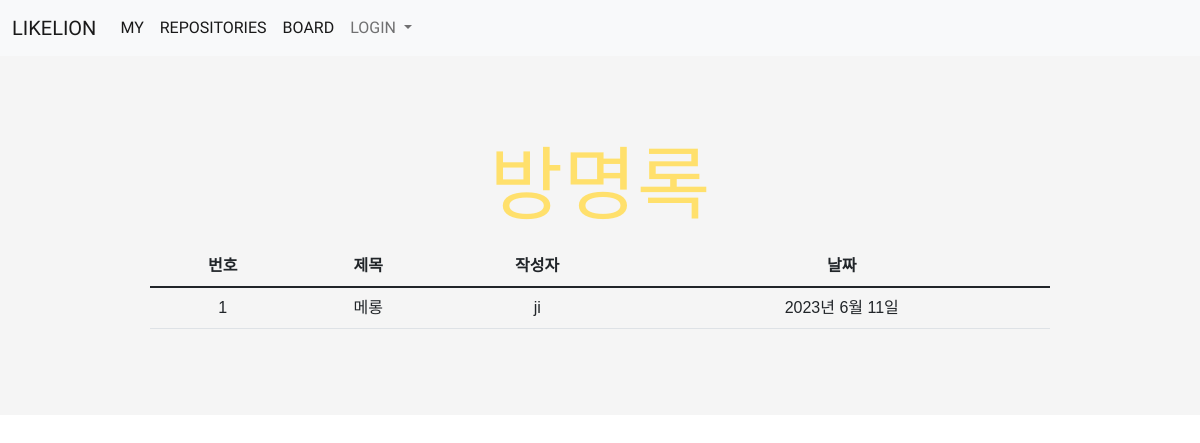
The page /board/ on the database as committed earlier.
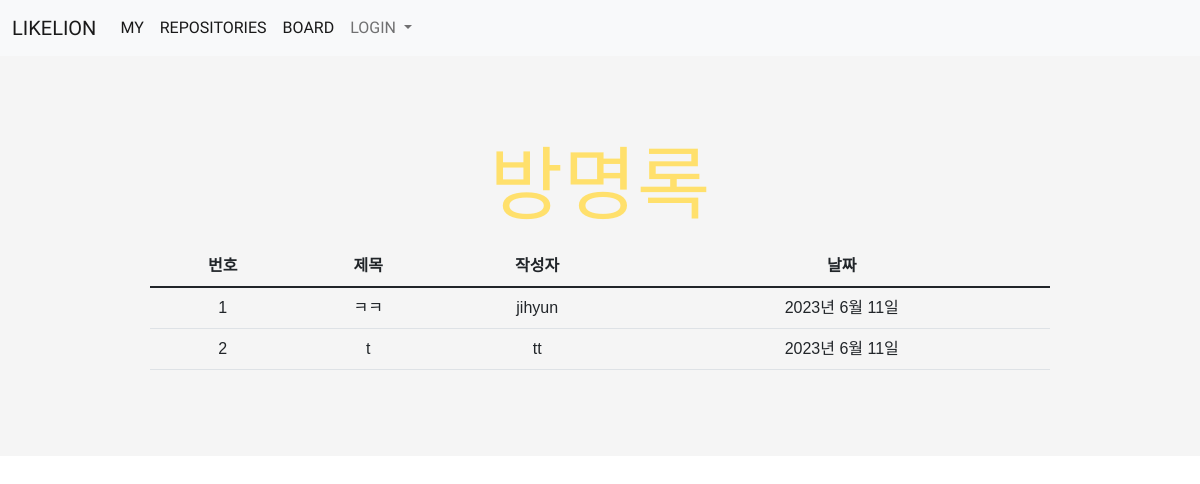
The same page on the database as committed later.
### main/models.py (models this page shows, shortened)
class Post(models.Model):
    title = models.CharField(max_length=100)
    writer = models.ForeignKey(User, null=False, blank=False, on_delete=models.CASCADE)
    pub_date = models.DateField()
    body = models.TextField()
    feedback = models.TextField()
    good_point = models.TextField()
    image = models.ImageField(upload_to="post/", blank=True, null=True)
    like = models.ManyToManyField(User, related_name='likes', blank=True)
    like_count = models.PositiveIntegerField(default=0)

### main/views.py (the view)
# urls.py: path('board/', boardpage, name="boardpage"),
def boardpage(request):
    posts = Post.objects.all()
    return render(request, 'main/boardpage.html', {'posts':posts})

### main/templates/main/boardpage.html (shortened to what this page needs)
{% extends 'base.html' %} {% load static %} {% block content %}
<div class="boardpage">
    <div class="boardpagetitle">방명록</div>
    <div class="boardtable">
        <table class="table">
            <thead>
                <tr>
                    <th>번호</th>
                    <th>제목</th>
                    <th>작성자</th>
                    <th>날짜</th>
                </tr>
            </thead>
            <tbody>
                {% for post in posts %}
                <tr>
                    <td
                        onclick="location.href='{% url 'main:postdetailpage' post.id %}'"
                    >
                        {{post.id}}
                    </td>
                    <td
                        onclick="location.href='{% url 'main:postdetailpage' post.id %}'"
                    >
                        {{post.title}}
                    </td>
                    <td
                        onclick="location.href='{% url 'main:postdetailpage' post.id %}'"
                    >
                        {{post.writer}}
                    </td>
                    <td
                        onclick="location.href='{% url 'main:postdetailpage' post.id %}'"
                    >
                        {{post.pub_date}}
                    </td>
                </tr>
                {% endfor %}
            </tbody>
        </table>
    </div>
    <div>{% endblock %}</div>

### likelion_11th/templates/base.html (shortened to what this page needs)
<!doctype html>
{% load static %}
<html lang="ko">
<head>
    <link rel="stylesheet" type="text/css" href="{% static 'css/project.css' %}">
    <link href="https://cdn.jsdelivr.net/npm/bootstrap@5.1.3/dist/css/bootstrap.min.css" rel="stylesheet">
</head>
<body>
  {% include 'shared/_navbar.html' %}
  {% block content %}
  {% endblock %}
</body>
</html>

### likelion_11th/templates/shared/_navbar.html (shortened to what this page needs)
{% load static %}
<nav class="navbar navbar-expand-lg navbar-light bg-light">
    <div class="container-fluid">
        <a class="navbar-brand" href="{% url 'main:mypage' %}">LIKELION</a>
        <div class="collapse navbar-collapse" id="navbarNav">
            <ul class="navbar-nav">
                <li class="nav-item">
                    <a
                        class="nav-link active"
                        aria-current="page"
                        href="{% url 'main:mypage' %}"
                        >MY</a
                    >
                </li>
                <li class="nav-item">
                    <a
                        class="nav-link active"
                        aria-current="page"
                        href="{% url 'main:repopage' %}"
                        >REPOSITORIES</a
                    >
                </li>
                <li class="nav-item">
                    <a
                        class="nav-link active"
                        aria-current="page"
                        href="{% url 'main:boardpage' %}"
                        >BOARD</a
                    >
                </li>
                <li class="nav-item dropdown">
                    {% if user.is_authenticated %}
                    <a
                        class="nav-link dropdown-toggle"
                        href="#"
                        id="navbarDropdown"
                        role="button"
                        data-bs-toggle="dropdown"
                        aria-expanded="false"
                    >
                        {{user.username}}
                    </a>
                    <ul class="dropdown-menu" aria-labelledby="navbarDropdown">
                        <li>
                            <a
                                class="dropdown-item"
                                href="{% url 'accounts:logout' %}"
                                >로그아웃</a
                            >
                        </li>
                        <li>
                            <a
                                class="dropdown-item"
                                href="{% url 'user:mypage' user.id %}"
                                >mypage</a
                            >
                        </li>
                    </ul>
                    {% else %}
                    <a
                        class="nav-link dropdown-toggle"
                        href="#"
                        id="navbarDropdown"
                        role="button"
                        data-bs-toggle="dropdown"
                        aria-expanded="false"
                    >
                        LOGIN
                    </a>
                    {% endif %}
                </li>
            </ul>
        </div>
    </div>
</nav>

### likelion_11th/static/css/project.css (style rules this page uses)
.navbar-brand { font-family: "Black Han Sans", sans-serif; }
.nav-item { font-family: "Black Han Sans", sans-serif; }
.boardpage { background-color: #f5f5f5; padding-top: 70px; padding-bottom: 70px; }
.boardpagetitle { font-family: "Black Han Sans", sans-serif; text-align: center; color: #ffe06c; font-size: 80px; }
.boardtable { font-family: "Noto Sans KR", sans-serif; text-align: center; margin-left: 150px; margin-right: 150px; }

Rows that differ between the two databases and show on the page:
changed Post id 1: title "메롱" → "ㅋㅋ"; writer "ji" → "jihyun"
added Post: id "2", title "t", writer "tt", pub_date "2023년 6월 11일"
